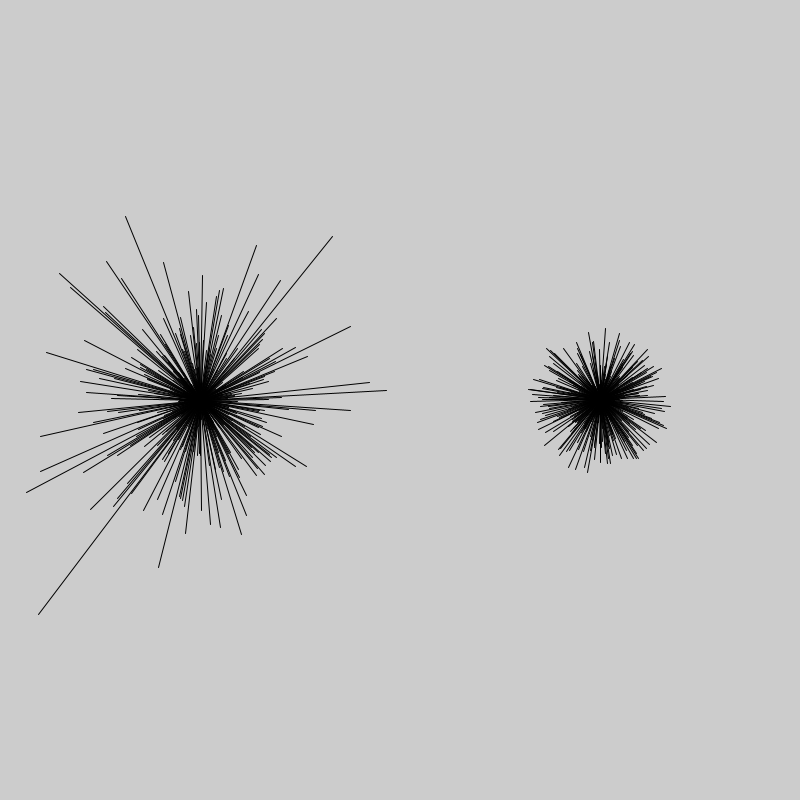
Frame 1 (no input)
Frame 60 (the mouse pressed at the canvas centre just before this capture): identical to frame 1, image omitted
Frame 120 (the mouse held since frame 60 and released just before this capture): identical to frame 1, image omitted

The Processing sketch that drew this single still picture (run headless with seeded random() and noise(); from frame 60 on, the mouse is pressed at the canvas centre):

// Processing sketch: randomGaussian
// ── randomGaussian.pde
float[] gdistribution = new float[360];
float[] distribution = new float[360];

void setup() {
  size(800, 800);
  for (int i = 0; i < gdistribution.length; i++) {
    gdistribution[i] = int(randomGaussian() * 75);
    distribution[i] = int(random(0,1) * 75);
  }
}

void draw() {
  background(204);
  
  translate(200, height/2);

  for (int i = 0; i < gdistribution.length; i++) {
    rotate(TWO_PI/gdistribution.length);
    stroke(0);
    float dist = abs(gdistribution[i]);
    line(0, 0, dist, 0);
  }
  
  
  translate((400), 0);

  for (int i = 0; i < distribution.length; i++) {
    rotate(TWO_PI/distribution.length);
    stroke(0);
    float dist = abs(distribution[i]);
    line(0, 0, dist, 0);
  }
}
